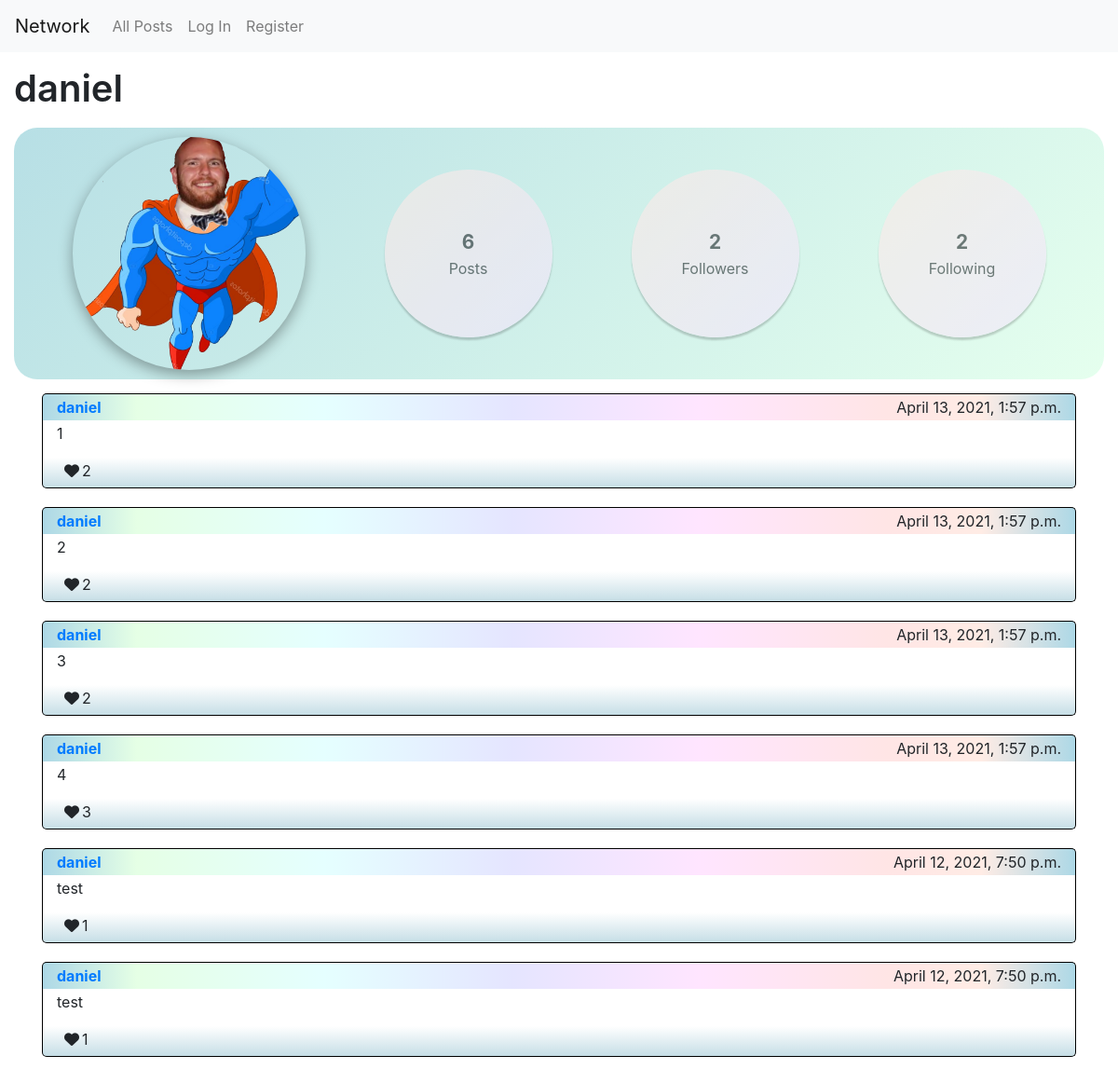
Screenshot of /profile/4 with the database file from the repository.
### network/models.py (models this page shows, shortened)
class User(AbstractUser):
    picture = models.ImageField(upload_to='network/', blank=True)

class Post(models.Model):
    creator = models.ForeignKey(User, on_delete=models.CASCADE, related_name="posts")
    content = models.TextField()
    timestamp = models.DateTimeField(auto_now_add=True)
    like = models.ManyToManyField(User, blank=True, related_name="like_users")

### network/views.py (the view)
# urls.py: path("profile/<int:user_id>", views.profile_view, name="profile"),
def profile_view(request, user_id):
    user = get_user_by_id(user_id)
    if request.user is authenticate:
        is_follower = get_user_follower(request, user)
    else:
        is_follower = False
    all_posts = user.posts.all().order_by('-timestamp')
    return render(request, "network/profile.html", {
        "profile": user,
        "is_follower": is_follower,
        "post_page": do_pagination(request, all_posts)
    })

### network/views.py (called while the page is built)
def get_user_by_id(user_id):
    try:
        user = User.objects.get(pk=user_id)
    except ObjectDoesNotExist:
        return HttpResponseBadRequest("Bad Request: User does not exist")
    return user

def do_pagination(request, posts):
    page_num = request.GET.get('page', 1)
    paginator = Paginator(posts, 10)
    try:
        post_page = paginator.page(page_num)
    except PageNotAnInteger:
        post_page = paginator.page(1)
    except EmptyPage:
        post_page = paginator.page(paginator.num_pages)
    return post_page

### network/templates/network/profile.html (shortened to what this page needs)
{% extends "network/layout.html" %}
{% load static %}
{% block head %}
    <link href="{% static 'network/profile.css' %}" rel="stylesheet">
    <link href="{% static 'network/posts.css' %}" rel="stylesheet">
{% endblock %}
{% block body %}
    <div id="top">
        <h2>{{profile.username}}</h2>
    </div>
    <div id="infos">
        {% if profile.picture %}
            <img id="picture" src="{{profile.picture.url}}">
        {% else %}
            <img id="picture" src="../media/network/default.png">
        {% endif %}
        <div id="posts" class="infoCircle">
            <div>{{ profile.posts.all.count }}</div>
            <div>Posts</div>
        </div>
        <div id="followers" class="infoCircle">
            <div>{{ profile.followers.all.count }}</div>
            <div>Followers</div>
        </div>
        <div id="following" class="infoCircle">
            <div>{{ profile.following_user.all.count }}</div>
            <div>Following</div>
        </div>
    </div>
    <div id="postsContainer">
        {% for post in post_page %}
            <div class="post container">
                <div class="post head">
                    <a href="{% url 'profile' post.creator.id %}" class="post creator" >{{ post.creator }}</a>
                    <div class="post timestamp">{{ post.timestamp }}</div>
                </div>
                <div class="post body {{ post.id }}">{{post.content}}</div>
                <div class="post footer">
                    {% if request.user in post.like.all %}
                        <div class="post likes yes"><i class="fas fa-heart" data-post-id="{{ post.id }}"></i><span>{{ post.like.all.count }}</span> </div>
                    {% else %}
                        <div class="post likes no"><i class="fas fa-heart" data-post-id="{{ post.id }}"></i><span>{{ post.like.all.count }}</span></div>
                    {% endif %}
                </div>
            </div>
        {% endfor %}
    </div>
{% endblock %}

### network/templates/network/layout.html (shortened to what this page needs)
{% load static %}
<!DOCTYPE html>
<html lang="en">
    <head>
        <link rel="stylesheet" href="https://stackpath.bootstrapcdn.com/bootstrap/4.4.1/css/bootstrap.min.css">
        <link href="{% static 'network/styles.css' %}" rel="stylesheet">
        {% block head %}
        {% endblock %}
    </head>
    <body>
        <nav class="navbar navbar-expand-lg navbar-light bg-light">
            <a class="navbar-brand" href="#">Network</a>
            <div>
              <ul class="navbar-nav mr-auto">
                <li class="nav-item">
                  <a class="nav-link" href="{% url 'index' %}">All Posts</a>
                </li>
                {% if user.is_authenticated %}
                    <li class="nav-item">
                        <a class="nav-link" href="{% url 'following' %}">Following</a>
                    </li>
                    <li class="nav-item">
                        <a class="nav-link" href="{% url 'logout' %}">Log Out</a>
                    </li>
                {% else %}
                    <li class="nav-item">
                        <a class="nav-link" href="{% url 'login' %}">Log In</a>
                    </li>
                    <li class="nav-item">
                        <a class="nav-link" href="{% url 'register' %}">Register</a>
                    </li>
                {% endif %}
              </ul>
            </div>
          </nav>
        <div class="body">
            {% block body %}
            {% endblock %}
        </div>
    </body>
</html>

### network/static/network/profile.css (style rules this page uses)
.body { padding: 15px; }
h2 { display:inline-block; font-size: 250%; font-weight: 600; }
#top { position: relative; margin-bottom: 10px; }
#infos { display: flex; justify-content: space-around; align-items: center; border-radius: 25px; padding: 10px 20px; background: linear-gradient(135deg, #b7dfe5, #e5ffee); }
#picture { width: 25vw; max-width: 250px; height: 25vw; max-height: 250px; object-fit: cover; object-position: center; border-radius: 50%; box-shadow: rgba(0, 0, 0, 0.35) 0px 5px 15px; }
.infoCircle { width: 15vw; height: 15vw; max-width: 180px; max-height: 180px; border-radius: 50%; box-shadow: 0 3px 2px rgba(0, 0, 0, 0.3); opacity: 0.6; background: linear-gradient(135deg, #ffebe5, #f3e5ff); display: flex; flex-direction: column; align-items: center; justify-content: center; transition: all .3s ease; }
.infoCircle div:first-child { font-weight: 700; font-size: 130%; }

### network/static/network/posts.css (style rules this page uses)
#postsContainer { padding: 15px; }
.post.container { margin-bottom: 20px; box-sizing: border-box; }
.post.head, .post.body, .post.footer { padding: 2px 15px; }
.post.head { display: flex; justify-content: space-between; border-radius: 5px 5px 0 0; border: 1px solid black; border-bottom: none; background: lightblue; background-image: linear-gradient(to right, transparent, #e5ffe5, #e5fff2, #e5ffff, #e5f2ff, #e5e5ff, #f2e5ff, #ffe5ff, #ffe5f2, #ffe5e5, #ffece5, transparent); }
.post.creator { font-weight: 700; }
.post.body { border: 1px solid black; border-top: none; border-bottom: none; min-height: 40px; white-space: pre-wrap; }
.post.footer { border-radius: 0 0 5px 5px; border: 1px solid black; border-top: none; background-image: linear-gradient(to top, #c6dee6, transparent); display: flex; justify-content: space-between; }
.post.likes i { padding: 3px 3px 3px 8px; cursor: pointer; transition: all 0.2s ease; }

### rows the page displays
User: username "daniel", picture (picture), posts.all.count "6", followers.all.count "2", following_user.all.count "2"
Post: creator "daniel", timestamp "April 13, 2021, 1:57 p.m.", content "1", like.all.count "2"
Post: creator "daniel", timestamp "April 13, 2021, 1:57 p.m.", content "2", like.all.count "2"
Post: creator "daniel", timestamp "April 13, 2021, 1:57 p.m.", content "3", like.all.count "2"
Post: creator "daniel", timestamp "April 13, 2021, 1:57 p.m.", content "4", like.all.count "3"
Post: creator "daniel", timestamp "April 12, 2021, 7:50 p.m.", content "test", like.all.count "1"
Post: creator "daniel", timestamp "April 12, 2021, 7:50 p.m.", content "test", like.all.count "1"
